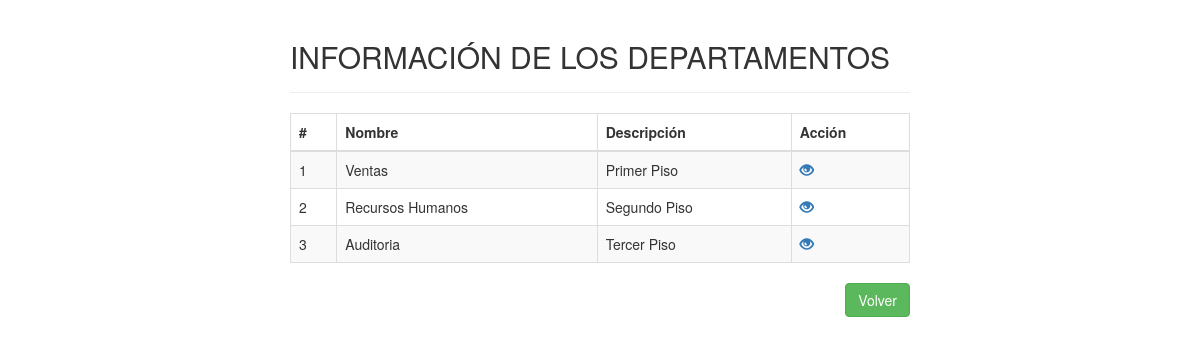
The app's page /departamento_consult.php (signed in) with its own data.
### tables this page shows
CREATE TABLE `departamento` (
  `iddepartamento` int(11) NOT NULL,
  `nombredepartamento` varchar(50) NOT NULL,
  `descripcion` varchar(200) NOT NULL
);

### departamento_consult.php (the view, shortened to what this page needs)
<!DOCTYPE html>
<html lang="en">
<head>
    <link rel="stylesheet" href="https://maxcdn.bootstrapcdn.com/bootstrap/3.3.7/css/bootstrap.css">
</head>
<body>
    <div class="wrapper">
        <div class="container-fluid">
            <div class="row">
                <div class="col-md-12">
                    <div class="page-header clearfix">
                        <h2 class="pull-left">INFORMACIÓN DE LOS DEPARTAMENTOS</h2>
                    </div>
                    <?php
                    require_once "config.php";
                    $sql = "SELECT * FROM departamento";
                    if($result = mysqli_query($link, $sql)){
                        if(mysqli_num_rows($result) > 0){
                            echo "<table class='table table-bordered table-striped'>";
                                echo "<thead>";
                                    echo "<tr>";
                                        echo "<th>#</th>";
                                        echo "<th>Nombre</th>";
                                        echo "<th>Descripción</th>";
                                        echo "<th>Acción</th>";
                                    echo "</tr>";
                                echo "</thead>";
                                echo "<tbody>";
                                while($row = mysqli_fetch_array($result)){
                                    echo "<tr>";
                                        echo "<td>" . $row['iddepartamento'] . "</td>";
                                        echo "<td>" . $row['nombredepartamento'] . "</td>";
                                        echo "<td>" . $row['descripcion'] . "</td>";
                                        echo "<td>";
                                            echo "<a href='ver_dep_consult.php?iddepartamento=". $row['iddepartamento'] ."' title='Ver información' data-toggle='tooltip'><span class='glyphicon glyphicon-eye-open'></span></a>";
                                        echo "</td>";
                                    echo "</tr>";
                                }
                                echo "</tbody>";
                            echo "</table>";
                        } else{
                            echo "<p class='lead'><em>No existen registros de departamentos</em></p>";
                        }
                    } else{
                        echo "ERROR " . mysqli_error($link);
                    }
                    ?>
                    <a href="menu2.php" class="btn btn-success pull-right">Volver</a>
                </div>
            </div>
        </div>
    </div>
</body>
</html>

### departamento_consult.php (style rules this page uses)
.wrapper { width: 650px; margin: 0 auto; }
.page-header h2 { margin-top: 0; }
table tr td:last-child a { margin-right: 15px; }

### records on screen
departamento: iddepartamento "1", nombredepartamento "Ventas", descripcion "Primer Piso"
departamento: iddepartamento "2", nombredepartamento "Recursos Humanos", descripcion "Segundo Piso"
departamento: iddepartamento "3", nombredepartamento "Auditoria", descripcion "Tercer Piso"
